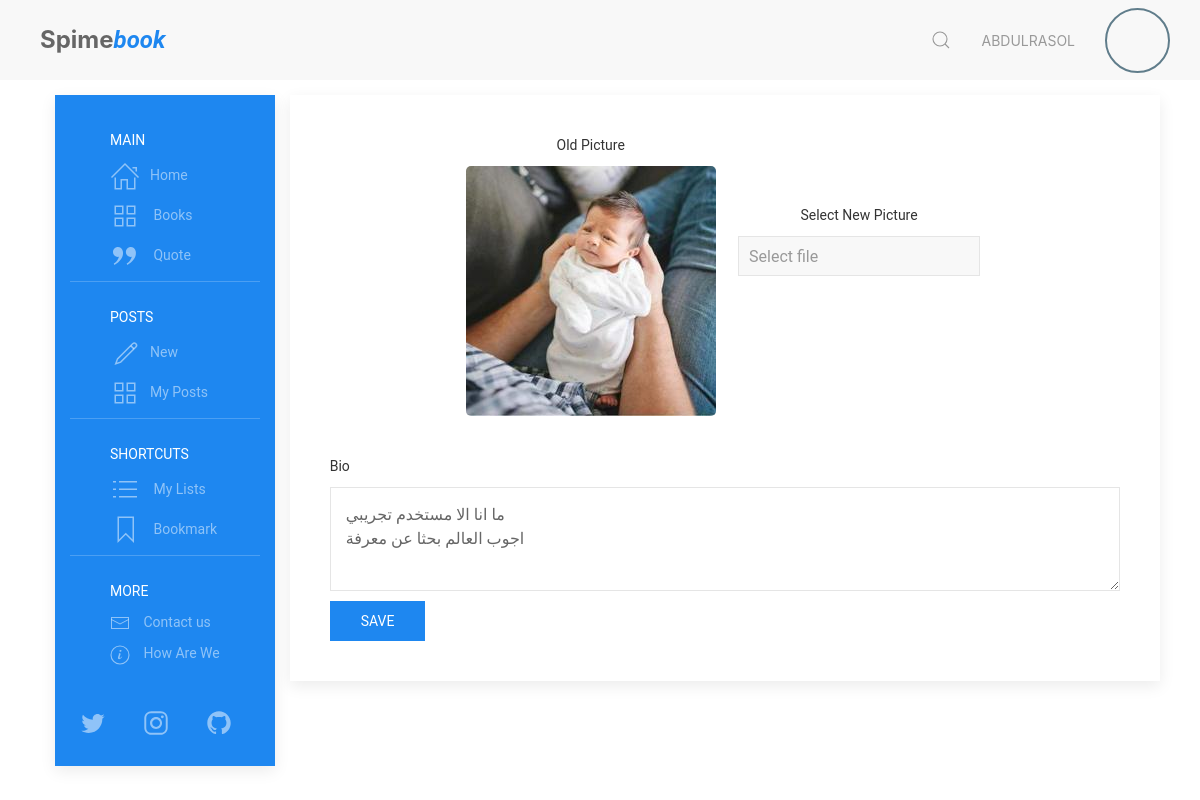
Before: /user/profile/edit (signed in) with the older database file.
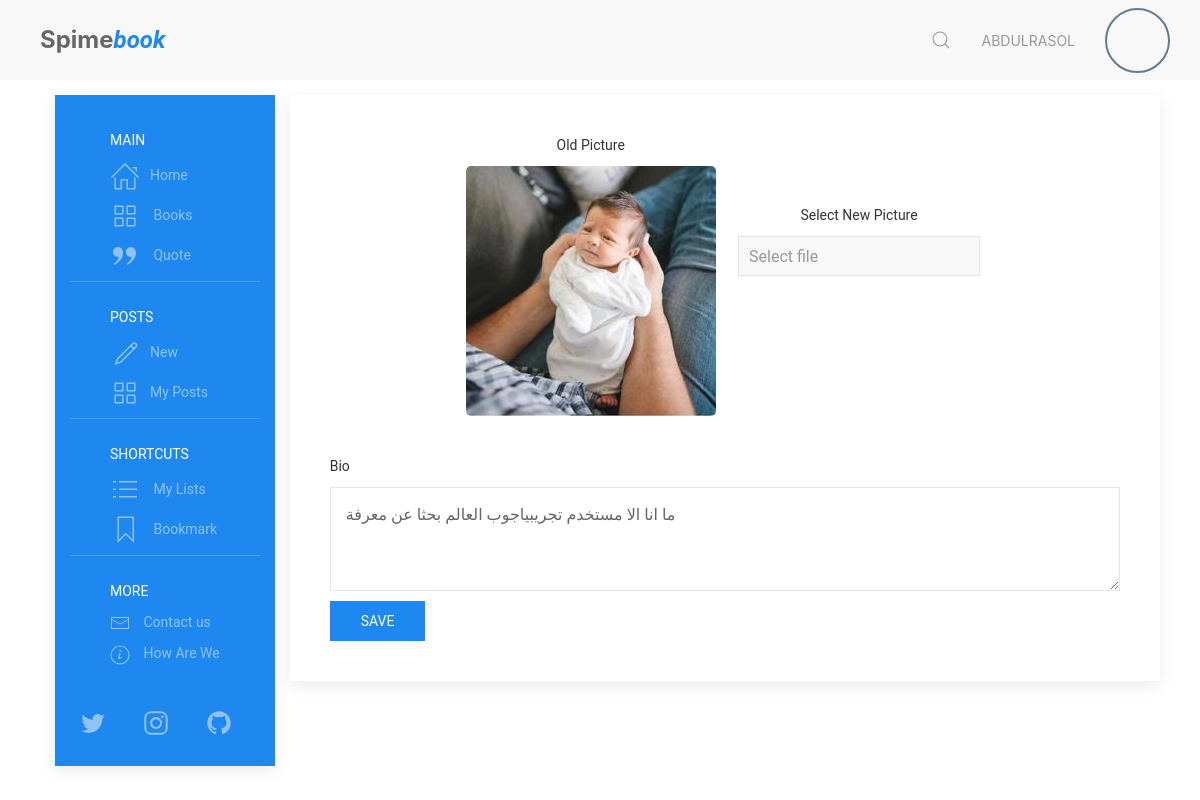
After: the same page with the newer database file.
### users/models.py (models this page shows, shortened)
class Profile(models.Model):
    user = models.OneToOneField(
        User, on_delete=models.CASCADE, primary_key=True, related_name='profile')
    picture = models.ImageField(
        upload_to='users/Profiles/', blank=True, null=True, default='user.png')
    bio = models.CharField(max_length=221, blank=True, null=True)
    loves = models.ManyToManyField(
        Post, related_name='loves', blank=True)
    books = models.ManyToManyField(
        Book, related_name='books', blank=True)

### users/views.py (the view, shortened to what this page needs)
# urls.py: path('user/profile/edit', views.edit_profile, name='edit-profile'),
@login_required(login_url='log-in')
def edit_profile(request):
    profile = get_object_or_404(Profile, user=request.user)
    form = EditProfileForm(request.POST or None,
                           request.FILES or None, instance=profile)
    context = {
        'title': 'Edit my profile',
        'form': form
    }
    return render(request, 'users/edit_porfile.html', context)

### users/forms.py
class EditProfileForm(forms.ModelForm):
    picture = forms.ImageField(widget=forms.FileInput, required=False)
    bio = forms.CharField(widget=forms.Textarea)
    class Meta:
        model = Profile
        fields = ['bio', 'picture']

### users/templates/users/edit_porfile.html (shortened to what this page needs)
{% extends "posts/base.html" %}
{% load static %}
{% load widget_tweaks %}
{% block content %}
<div class="uk-card uk-card-default">
    <form class="uk-form-stacked uk-padding" enctype="multipart/form-data" method="POST">
        <div class="uk-grid-small uk-child-width-1-3@s uk-flex-center uk-text-center" uk-grid>
            <div class="uk-margin uk-text-center">
                <label style="display: block;" class="uk-form-label uk-margin-small-bottom" for="form-stacked-text">
                    Old Picture
                </label>
                <div>
                    <img class="uk-border-rounded" src="{{user.profile.picture.url}}" alt="{{author.author_Name}}">
                </div>
            </div>
            <div class="uk-margin-large-top">
                <label style="display: block;" class="uk-form-label uk-margin-small-bottom" for="form-stacked-text">
                    Select New Picture
                </label>
                <div uk-form-custom="target: true">
                    <input class="uk-input uk-width-auto@s" type="text" placeholder="Select file" disabled>
                </div>
            </div>
        </div>
        <div class="uk-margin uk-width-1-1 uk-margin-small-bottom">
            <label style="display: block;" class="uk-form-label uk-margin-small-bottom" for="form-stacked-text">
                Bio
                </label>
            <div class="uk-form-controls">
                {{form.bio|add_class:"uk-textarea uk-padding-small"|attr:"rows:3"|attr:"placeholder:Write Your Bio"}}
            </div>
        </div>
        <button class="uk-button uk-button-primary" type="submit">Save</button>
    </form>
</div>
{% endblock content %}

Changed rows visible on the page:
changed Profile: bio "ما انا الا مستخدم تجريبي اجوب العالم بحثا عن معرفة" → "ما انا الا مستخدم تجريبياجوب العالم بحثا عن معرفة"
